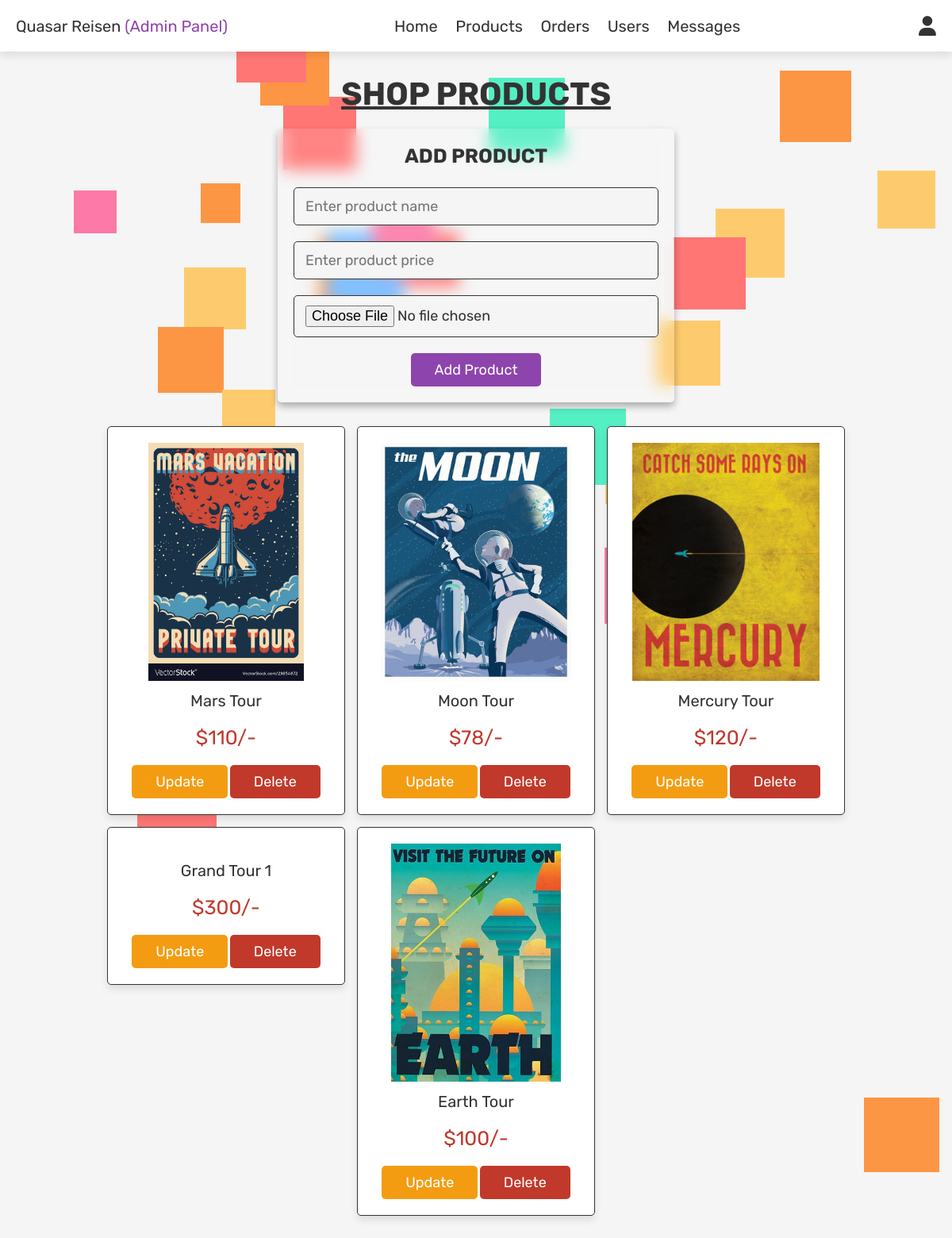
The page /admin_products.php (signed in) on the database its author committed.
### tables this page shows
CREATE TABLE `products` (
  `id` int(100) NOT NULL,
  `name` varchar(100) NOT NULL,
  `price` int(100) NOT NULL,
  `image` varchar(100) NOT NULL
);

### admin_products.php (the view, shortened to what this page needs)
<?php
include 'config.php';
?>
<!DOCTYPE html>
<html lang="en">
<head>
     <link rel="stylesheet" href="https://cdnjs.cloudflare.com/ajax/libs/font-awesome/6.1.1/css/all.min.css">
    <link rel="stylesheet" href="css/admin_style.css">
</head>
<body>
    <?php include 'admin_header.php'; ?>
    <div class="admin_prod_animcontainer">
<section class="add-products">
    <h1 class="title">shop products</h1>
    <form action="" method="post" enctype="multipart/form-data">
        <h3>Add product</h3>
        <input type="text" name="name" class="box" placeholder="Enter product name" required>
        <input type="number" min="0" name="price" class="box" placeholder="Enter product price" required>
        <input type="file" name="image" accept="image/jpg, image/jpeg, image/png" class="box" required>
        <input type="submit" value="add product" name="add_product" class="btn">
    </form>
</section>
<section class="show-products">
    <div class="box-container">
        <?php
            $select_products = mysqli_query($conn, "SELECT * from `products`" ) or die ('Query Failed!');
            if(mysqli_num_rows($select_products) > 0)
            {
                while($fetch_products = mysqli_fetch_assoc($select_products))
                {
        ?>
        <div class="box">
            <img src="uploaded_img/<?php echo $fetch_products['image'];?> "
            alt="">
            <div class="name"> <?php echo $fetch_products['name'];?> </div>
            <div class="price"> $<?php echo $fetch_products['price'];?>/-</div>
            <a href="admin_products.php?update=<?php echo $fetch_products['id'];?>" class= "option-btn">Update</a>
            <a href="admin_products.php?delete=<?php echo $fetch_products['id'];?>" class= "delete-btn" onclick = "return confirm('delete this product?'); ">delete</a>
        </div>
        <?php
                }
            }
            else{
                echo'<p class="empty">no products added yet!</p>';
            }
        ?>
    </div>
</section>
</div>
</body>
</html>

### admin_header.php (shortened to what this page needs)
<header class="header">
    <div class="flex">
    <a href="admin_page.php" class = "logo">Quasar Reisen<span> (Admin Panel)</span></a>
        <nav class="navbar">
            <a href="admin_page.php">Home</a>
            <a href="admin_products.php">Products</a>
            <a href="admin_orders.php">Orders</a>
            <a href="admin_users.php">Users</a>
            <a href="admin_contacts.php">Messages</a>
        </nav>
        <div class="icons">
            <div id="user-btn" class="fas fa-user"></div>
        </div>
    </div>
</header>

### css/admin_style.css (style rules this page uses)
:root { --purple:#8e44ad; --red:#c0392b; --orange:#f39c12; --black:#333; --white:#fff; --light-color:#666; --light-white:#ccc; --light-bg:#f5f5f5; --border:.1rem solid var(--black); --box-shadow:0 .5rem 1rem rgba(0,0,0,.1); }
* { font-family: 'Rubik', sans-serif; margin:0; padding:0; box-sizing: border-box; outline: none; border:none; text-decoration: none; transition:all .2s linear; }
html { font-size: 62.5%; overflow-x: hidden; }
body { background-color: var(--light-bg); }
section { padding: 3rem 2rem; }
.title { text-align: center; margin-bottom: 2rem; text-transform: uppercase; color:var(--black); font-size: 4rem; text-decoration: underline; }
.btn, .option-btn, .delete-btn, .white-btn { display: inline-block; margin-top: 1rem; padding: 1rem 3rem; cursor: pointer; color: var(--white); font-size: 1.8rem; border-radius: 0.5rem; text-transform: capitalize; }
.white-btn, .btn { background-color: var(--purple); }
.option-btn { background-color: var(--orange); }
.delete-btn { background-color: var(--red); }
.header { position: sticky; top: 0; left: 0; right: 0; z-index: 1000; background-color: var(--white); box-shadow: var(--box-shadow); }
.header .flex { display:flex; align-items: center; padding: 2rem; justify-content: space-between; position: relative; max-width: 1920px; margin: 0 auto; }
.header .flex .logo { font-size: 2rem; color:var(--black); }
.header .flex .logo span { color: var(--purple); }
.header .flex .navbar a { margin: 0 1rem; font-size: 2rem; color: var(--black); }
.header .flex .icons div { margin-left: 1.5rem; font-size: 2.5rem; cursor: pointer; color: var(--black); }
.add-products form { border-radius: .5rem; padding: 2rem; text-align: center; background: rgba(255, 255, 255, .1); backdrop-filter: blur(10px); box-shadow: 0 5px 10px rgba(0, 0, 0, .3); max-width: 50rem; margin: 0 auto; }
.add-products form h3 { font-size: 2.5rem; text-transform: uppercase; color: var(--black); margin-bottom: 1.5rem; }
.add-products form .box { width: 100%; background-color: var(--light-bg); border-radius: .5rem; margin: 1rem 0; padding:1.2rem 1.4rem; color:var(--black); font-size: 1.8rem; border: var(--border); }
.show-products .box-container { display: grid; grid-template-columns: repeat(auto-fit, 30rem); justify-content: center; gap: 1.5rem; max-width: 1200px; margin: 0 auto; align-items: flex-start; }
.show-products { padding-top: 0; }
.show-products .box-container .box { text-align: center; padding: 2rem; border-radius: .5rem; border: var(--border); box-shadow: var(--box-shadow); background-color: var(--white); }
.show-products .box-container .box img { height: 30rem; }
.show-products .box-container .box .name { padding:1rem 0; font-size: 2rem; color: var(--black); }
.show-products .box-container .box .price { padding:1rem 0; font-size: 2.5rem; color: var(--red); }

### rows shown on the page
products: image (picture), name "Mars Tour", price "110"
products: image (picture), name "Moon Tour", price "78"
products: image (picture), name "Mercury Tour", price "120"
products: name "Grand Tour 1", price "300"
products: image (picture), name "Earth Tour", price "100"
